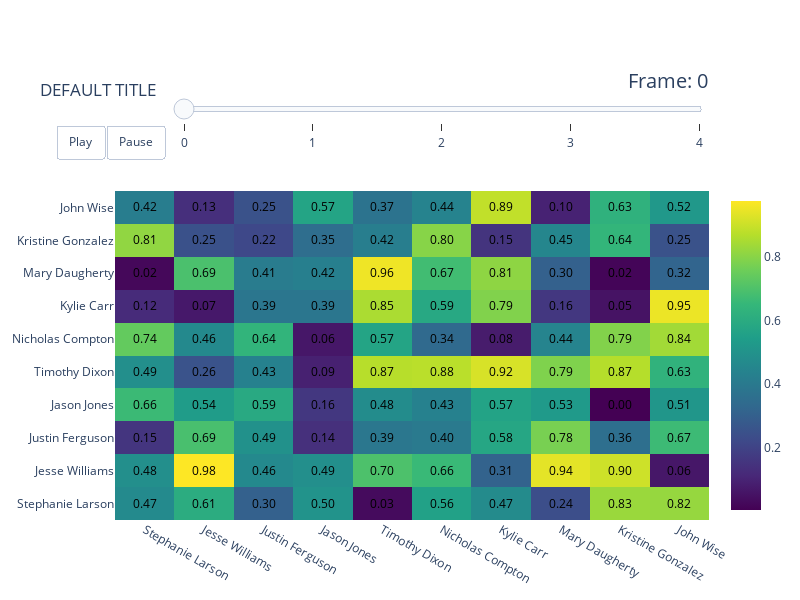

The code cell stored with this chart in its notebook:
### Code cell
def animated_heatmap(
    matrices: np.ndarray | None = None,
    labels: list | None = None,
    title: str = "DEFAULT TITLE",
    show_values: bool = True,
    value_format: Literal[".2f", ".2e"] = ".2f",
    width: int = 800,
    height: int = 600,
    xaxis_title: str | None = None,
    yaxis_title: str | None = None,
    log: bool = False,
    nan_diagnal: bool = False,
    frame_duration: int = 500,
    slider_labels: list[str] | None = None,
    slider_prefix: str = "Frame: ",
):
    # Generate demo data if matrices is None
    if matrices is None:
        faker = Faker()
        shape = (5, 10, 10)  # (time, rows, cols)
        matrices = rng.random(shape)
        # logger.info(matrices)
    elif matrices.ndim != 3:
        raise ValueError("Expected 3D array (time, rows, cols)")

    n_frames, n_rows, n_cols = matrices.shape

    if labels is None:
        faker = Faker()
        labels = [faker.name() for _ in range(n_rows)]
    col_labels = labels
    row_labels = labels

    # Process all matrices
    processed_matrices = []
    for matrix in matrices:
        # Convert and process each time slice
        matrix = np.array(matrix, dtype=object)
        none_mask = matrix is None
        matrix = matrix.astype(float)
        if log:
            matrix = np.log10(matrix)
        matrix[none_mask] = np.nan
        if nan_diagnal:
            matrix[np.identity(matrix.shape[0], dtype=bool)] = np.nan
        processed_matrices.append(matrix)

        # Update the sliders configuration with custom labels
    if slider_labels is not None:
        if len(slider_labels) != n_frames:
            raise ValueError(f"Expected {n_frames} slider labels, got {len(slider_labels)}")
        frame_labels = slider_labels
    else:
        frame_labels = [str(k) for k in range(n_frames)]

    layout_sliders = [
        go.layout.Slider(
            active=0,
            yanchor="bottom",
            xanchor="left",
            currentvalue=go.layout.slider.Currentvalue(
                font=dict(size=20), prefix=slider_prefix, visible=True, xanchor="right"
            ),
            transition=go.layout.slider.Transition(duration=frame_duration, easing="cubic-in-out"),
            pad=dict(b=10, t=50),
            len=0.9,
            x=0.1,
            y=1.1,
            steps=[
                go.layout.slider.Step(
                    args=[
                        [f"frame_{k}"],
                        {
                            "frame": {"duration": frame_duration, "redraw": True},
                            "mode": "immediate",
                            "transition": {"duration": frame_duration},
                        },
                    ],
                    label=label,
                    method="animate",
                )
                for k, label in enumerate(frame_labels)
            ],
        )
    ]

    # Create frames for animation
    frames = [
        go.Frame(
            data=[heatmap(matrix, row_labels, show_values=show_values).data[0]],
            name=f"frame_{i}",  # name is required for frames
        )
        for i, matrix in enumerate(processed_matrices)
    ]

    # Create the figure with the initial frame
    fig = go.Figure(
        data=[heatmap(processed_matrices[0], row_labels, show_values=show_values).data[0]],
        frames=frames,
        layout=go.Layout(
            title=title,
            width=width,
            height=height,
            xaxis=go.layout.XAxis(
                title=xaxis_title,
                nticks=len(col_labels) if col_labels else None,
                fixedrange=True,
            ),
            yaxis=go.layout.YAxis(
                title=yaxis_title,
                nticks=len(row_labels) if row_labels else None,
                fixedrange=True,
            ),
            dragmode=False,
            updatemenus=[
                go.layout.Updatemenu(
                    buttons=[
                        go.layout.updatemenu.Button(
                            args=[
                                None,
                                {
                                    "frame": {"duration": frame_duration, "redraw": True},
                                    "fromcurrent": True,
                                },
                            ],
                            label="Play",
                            method="animate",
                        ),
                        go.layout.updatemenu.Button(
                            args=[
                                [None],
                                {
                                    "frame": {"duration": 0, "redraw": True},
                                    "mode": "immediate",
                                    "transition": {"duration": 0},
                                },
                            ],
                            label="Pause",
                            method="animate",
                        ),
                    ],
                    direction="left",
                    pad={"r": 10, "t": 87},
                    showactive=False,
                    type="buttons",
                    x=0.1,
                    xanchor="right",
                    y=1.1,
                    yanchor="bottom",
                )
            ],
        ),
    )

    # Update the layout dictionary to include the new sliders
    fig.update_layout(sliders=layout_sliders)

    return fig


animated_heatmap()

### Figure 1 — Plotly figure (JSON) as saved in the notebook; plotly's stock layout.template omitted (floating-point values rounded to 4 significant figures)
{"data": [{"colorscale": [[0, "#440154"], [0.1111, "#482878"], [0.2222, "#3e4989"], [0.3333, "#31688e"], [0.4444, "#26828e"], [0.5556, "#1f9e89"], [0.6667, "#35b779"], [0.7778, "#6ece58"], [0.8889, "#b5de2b"], [1, "#fde725"]], "reversescale": false, "showlegend": false, "showscale": true, "text": [["0.47", "0.61", "0.30", "0.50", "0.03", "0.56", "0.47", "0.24", "0.83", "0.82"], ["0.48", "0.98", "0.46", "0.49", "0.70", "0.66", "0.31", "0.94", "0.90", "0.06"], ["0.15", "0.69", "0.49", "0.14", "0.39", "0.40", "0.58", "0.78", "0.36", "0.67"], ["0.66", "0.54", "0.59", "0.16", "0.48", "0.43", "0.57", "0.53", "0.00", "0.51"], ["0.49", "0.26", "0.43", "0.09", "0.87", "0.88", "0.92", "0.79", "0.87", "0.63"], ["0.74", "0.46", "0.64", "0.06", "0.57", "0.34", "0.08", "0.44", "0.79", "0.84"], ["0.12", "0.07", "0.39", "0.39", "0.85", "0.59", "0.79", "0.16", "0.05", "0.95"], ["0.02", "0.69", "0.41", "0.42", "0.96", "0.67", "0.81", "0.30", "0.02", "0.32"], ["0.81", "0.25", "0.22", "0.35", "0.42", "0.80", "0.15", "0.45", "0.64", "0.25"], ["0.42", "0.13", "0.25", "0.57", "0.37", "0.44", "0.89", "0.10", "0.63", "0.52"]], "textfont": {"color": "black"}, "texttemplate": "%{text}", "type": "heatmap", "x": ["Stephanie Larson", "Jesse Williams", "Justin Ferguson", "Jason Jones", "Timothy Dixon", "Nicholas Compton", "Kylie Carr", "Mary Daugherty", "Kristine Gonzalez", "John Wise"], "y": ["Stephanie Larson", "Jesse Williams", "Justin Ferguson", "Jason Jones", "Timothy Dixon", "Nicholas Compton", "Kylie Carr", "Mary Daugherty", "Kristine Gonzalez", "John Wise"], "z": [[0.4673, 0.6064, 0.3035, 0.5018, 0.02993, 0.5582, 0.4723, 0.236, 0.8286, 0.8216], [0.4845, 0.9775, 0.4627, 0.4864, 0.6989, 0.6599, 0.309, 0.9401, 0.9048, 0.06367], [0.1536, 0.69, 0.4943, 0.1379, 0.3908, 0.4009, 0.5782, 0.7762, 0.3585, 0.6673], [0.6641, 0.5357, 0.5938, 0.1602, 0.4757, 0.432, 0.5653, 0.5296, 0.002787, 0.5131], [0.4859, 0.2551, 0.4325, 0.09099, 0.8728, 0.8774, 0.9199, 0.7869, 0.8686, 0.6318], [0.7407, 0.4614, 0.6387, 0.0638, 0.5711, 0.3372, 0.07646, 0.442, 0.7911, 0.8401], [0.1219, 0.06751, 0.3879, 0.3872, 0.8534, 0.5874, 0.7895, 0.1611, 0.0521, 0.9525], [0.02127, 0.6936, 0.4114, 0.4231, 0.9571, 0.6746, 0.8103, 0.3048, 0.01506, 0.3181], [0.8149, 0.2491, 0.2166, 0.3511, 0.4199, 0.7993, 0.152, 0.4503, 0.6437, 0.2509], [0.4164, 0.1336, 0.2496, 0.5685, 0.3741, 0.4398, 0.8876, 0.09523, 0.6266, 0.5208]]}], "layout": {"dragmode": false, "height": 600, "sliders": [{"active": 0, "currentvalue": {"font": {"size": 20}, "prefix": "Frame: ", "visible": true, "xanchor": "right"}, "len": 0.9, "pad": {"b": 10, "t": 50}, "steps": [{"args": [["frame_0"], {"frame": {"duration": 500, "redraw": true}, "mode": "immediate", "transition": {"duration": 500}}], "label": "0", "method": "animate"}, {"args": [["frame_1"], {"frame": {"duration": 500, "redraw": true}, "mode": "immediate", "transition": {"duration": 500}}], "label": "1", "method": "animate"}, {"args": [["frame_2"], {"frame": {"duration": 500, "redraw": true}, "mode": "immediate", "transition": {"duration": 500}}], "label": "2", "method": "animate"}, {"args": [["frame_3"], {"frame": {"duration": 500, "redraw": true}, "mode": "immediate", "transition": {"duration": 500}}], "label": "3", "method": "animate"}, {"args": [["frame_4"], {"frame": {"duration": 500, "redraw": true}, "mode": "immediate", "transition": {"duration": 500}}], "label": "4", "method": "animate"}], "transition": {"duration": 500, "easing": "cubic-in-out"}, "x": 0.1, "xanchor": "left", "y": 1.1, "yanchor": "bottom"}], "title": {"text": "DEFAULT TITLE"}, "updatemenus": [{"buttons": [{"args": [null, {"frame": {"duration": 500, "redraw": true}, "fromcurrent": true}], "label": "Play", "method": "animate"}, {"args": [[null], {"frame": {"duration": 0, "redraw": true}, "mode": "immediate", "transition": {"duration": 0}}], "label": "Pause", "method": "animate"}], "direction": "left", "pad": {"r": 10, "t": 87}, "showactive": false, "type": "buttons", "x": 0.1, "xanchor": "right", "y": 1.1, "yanchor": "bottom"}], "width": 800, "xaxis": {"fixedrange": true, "nticks": 10}, "yaxis": {"fixedrange": true, "nticks": 10}}}
